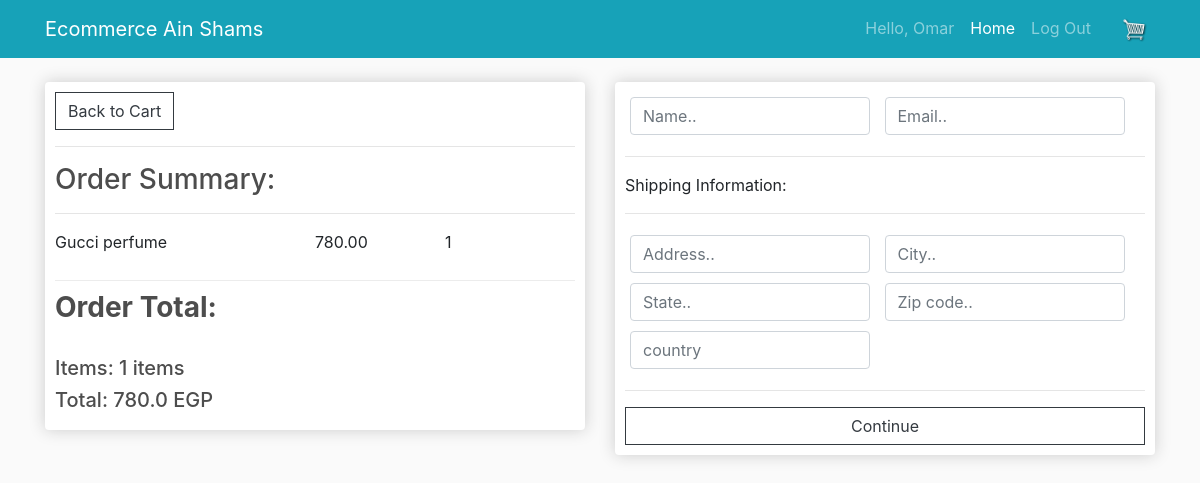
The page /checkout (signed in) on the database as committed earlier.
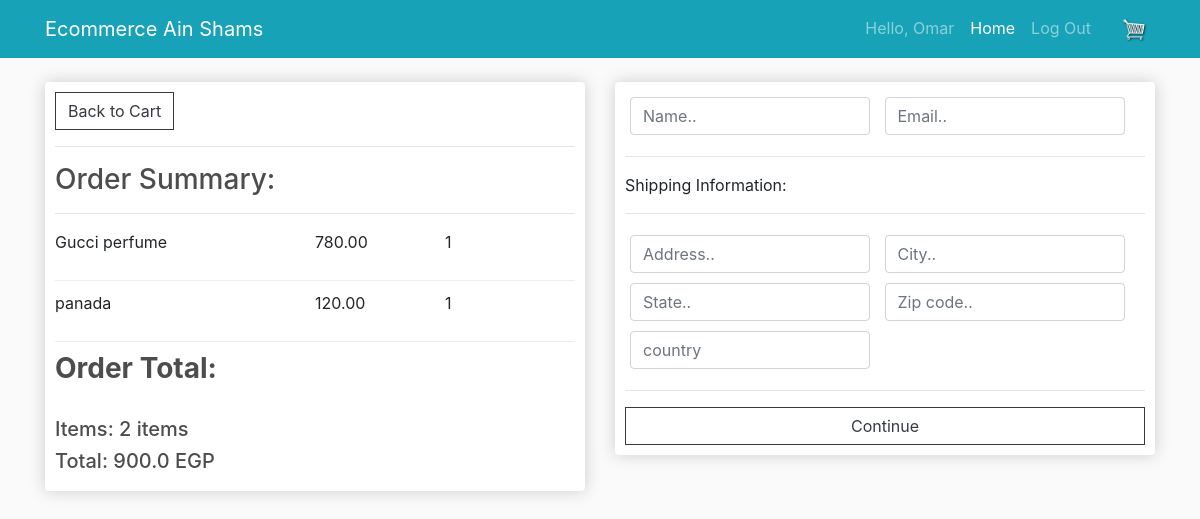
The same page on the database as committed later.
### home/models.py (models this page shows, shortened)
class OrderItem(models.Model):
    order = models.ForeignKey(Order,null=True,blank=True,on_delete = models.SET_NULL)
    product = models.ForeignKey(Product,null=True,blank=True,on_delete = models.SET_NULL)
    quantity = models.IntegerField(default=0,null=True,blank=True)
    date_added = models.DateTimeField(auto_now_add=True)
    @property
    def get_total(self):
        total=self.product.price * self.quantity
        return total

class Product (models.Model):
    CATEGORY=(
        ('clothes','clothes'),
        ('shoes','shoes'),
        ('watches','watches'),
        ('laptops','laptops'),
        ('mobile phones','mobile phones'),
        ('headphones/headsets','headphones/headsets'),
        ('perfumes/deodrants','perfumes/deodrants'),
        ('accessories','accessories'),
        ('kid toys','kid toys'),
        ('HouseHold', 'HouseHold'),
    )
    name = models.CharField(max_length=200,null=True)
    slug = models.SlugField(unique=True)
    description = models.TextField()
    price = models.FloatField()
    image = models.ImageField(null=True,blank=True)
    category = models.CharField(max_length=64,choices=CATEGORY,null=True)
    seller = models.ForeignKey(User, related_name='seller',null=True,on_delete=models.CASCADE)
    amount = models.IntegerField(null=True,blank=True)
    class Meta:
        unique_together = ('name','slug')

class Order(models.Model):
    customer = models.ForeignKey(Customer,null=True,on_delete = models.SET_NULL)
    date_ordered = models.DateTimeField(auto_now_add=True)
    complete = models.BooleanField(default=False,null=True,blank=False)
    transaction_id = models.CharField(max_length=200,null=True)
    @property
    def get_cart_total(self):
        orderitems=self.orderitem_set.all()
        total=sum([item.get_total for item in orderitems])
        return total
    @property
    def get_cart_items(self):
        orderitems=self.orderitem_set.all()
        total=sum([item.quantity for item in orderitems])
        return total

### home/views.py (the view)
# urls.py: path('checkout',views.checkout,name = "checkout"),
def checkout(request):
    if request.user.is_authenticated:
        customer=request.user.customer
        order, created=Order.objects.get_or_create(customer=customer,complete=False)
        items=order.orderitem_set.all()
    else:
        items=[]
    context = {'items':items,'order':order}
    return render(request, 'home/checkout.html', context)

### home/templates/home/checkout.html (shortened to what this page needs)
{% extends 'home/main.html' %}
{% load static %}
{%block content%}
    <br>
    <br>
    <div class="row">
		<div class="col-lg-6">
			<div class="box-element">
				<a  class="btn btn-outline-dark" href="{% url 'cart' %}">Back to Cart</a>
				<hr>
				<h3>Order Summary:</h3>
				<hr>
				{%for item in items%}
				<div class="cart-row">
					<div style="flex:2">{{ item.product.name }}</div>
					<div style="flex:1">{{ item.product.price|floatformat:2 }}</div>
					<div style="flex:1"><p>{{item.quantity}}</p></div>
				</div>
				{%endfor%}
				<h3><strong>Order Total:</strong></h3><br>
				<h5>Items: {{order.get_cart_items}} items</h5>
				<h5>Total: {{order.get_cart_total}} EGP</h5>
			</div>
		</div>
		<div class="col-lg-6">
			<div class="box-element" id="form-wrapper">
				<form id="form">
					<div id="user-info">
						<div class="form-field">
							<input required class="form-control" type="text" name="name" placeholder="Name..">
						</div>
						<div class="form-field">
							<input required class="form-control" type="email" name="email" placeholder="Email..">
						</div>
					</div>
					<div id="shipping-info">
						<hr>
						<p>Shipping Information:</p>
						<hr>
						<div class="form-field">
							<input class="form-control" type="text" name="address" placeholder="Address..">
						</div>
						<div class="form-field">
							<input class="form-control" type="text" name="city" placeholder="City..">
						</div>
						<div class="form-field">
							<input class="form-control" type="text" name="state" placeholder="State..">
						</div>
						<div class="form-field">
							<input class="form-control" type="text" name="zipcode" placeholder="Zip code..">
						</div>
						<div class="form-field">
							<input class="form-control" type="text" name="country" placeholder="country">
						</div>
					</div>
					<hr>
					<input id="form-button" class="btn btn-outline-dark btn-block" type="submit" value="Continue">
				</form>
			</div>
			<br>
		</div>
	</div>
<br><br>
{%endblock content%}

Rows that differ between the two databases and show on the page:
added OrderItem: product.name "panada", product.price "120.00", quantity "1"
computed for Order: get_cart_items "1" → "2"; get_cart_total "780.0" → "900.0"
